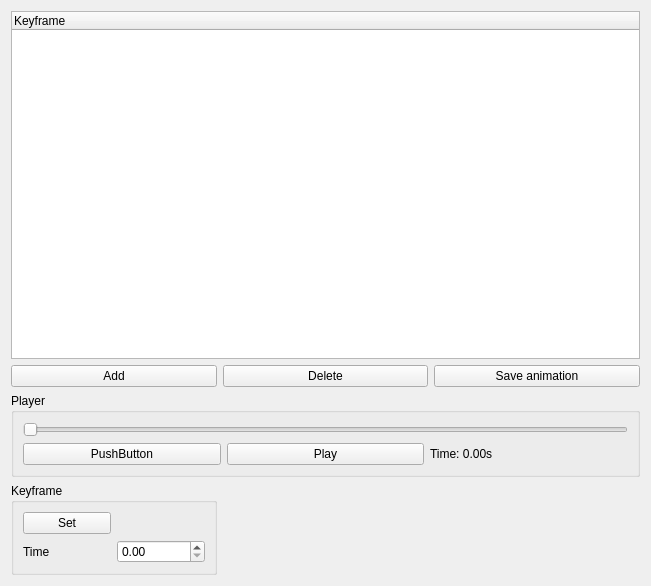
<?xml version="1.0" encoding="UTF-8"?>
<ui version="4.0">
 <class>CameraAnimationDialog</class>
 <widget class="QWidget" name="CameraAnimationDialog">
  <property name="geometry">
   <rect>
    <x>0</x>
    <y>0</y>
    <width>651</width>
    <height>586</height>
   </rect>
  </property>
  <property name="windowTitle">
   <string>Form</string>
  </property>
  <layout class="QGridLayout" name="gridLayout_2">
   <item row="2" column="0" colspan="3">
    <widget class="QGroupBox" name="groupBox">
     <property name="title">
      <string>Player</string>
     </property>
     <layout class="QGridLayout" name="gridLayout">
      <item row="2" column="0">
       <widget class="QPushButton" name="pushButton_4">
        <property name="text">
         <string>PushButton</string>
        </property>
       </widget>
      </item>
      <item row="2" column="1">
       <widget class="QPushButton" name="pushButton_2">
        <property name="text">
         <string>Play</string>
        </property>
       </widget>
      </item>
      <item row="2" column="2">
       <widget class="QLabel" name="label">
        <property name="text">
         <string>Time: 0.00s</string>
        </property>
       </widget>
      </item>
      <item row="1" column="0" colspan="3">
       <widget class="QSlider" name="horizontalSlider">
        <property name="orientation">
         <enum>Qt::Horizontal</enum>
        </property>
       </widget>
      </item>
     </layout>
    </widget>
   </item>
   <item row="0" column="0" colspan="3">
    <widget class="QTreeWidget" name="treeWidget">
     <column>
      <property name="text">
       <string>Keyframe</string>
      </property>
     </column>
    </widget>
   </item>
   <item row="1" column="0">
    <widget class="QPushButton" name="pushButton">
     <property name="text">
      <string>Add</string>
     </property>
    </widget>
   </item>
   <item row="1" column="1">
    <widget class="QPushButton" name="pushButton_3">
     <property name="text">
      <string>Delete</string>
     </property>
    </widget>
   </item>
   <item row="3" column="0">
    <widget class="QGroupBox" name="keyframeGroup">
     <property name="title">
      <string>Keyframe</string>
     </property>
     <layout class="QGridLayout" name="gridLayout_3">
      <item row="1" column="1">
       <widget class="QDoubleSpinBox" name="time"/>
      </item>
      <item row="1" column="0">
       <widget class="QLabel" name="label_2">
        <property name="text">
         <string>Time</string>
        </property>
       </widget>
      </item>
      <item row="0" column="0">
       <widget class="QPushButton" name="pushButton_5">
        <property name="text">
         <string>Set</string>
        </property>
       </widget>
      </item>
     </layout>
    </widget>
   </item>
   <item row="1" column="2">
    <widget class="QPushButton" name="pushButton_6">
     <property name="text">
      <string>Save animation</string>
     </property>
    </widget>
   </item>
  </layout>
 </widget>
 <resources/>
 <connections>
  <connection>
   <sender>pushButton</sender>
   <signal>clicked()</signal>
   <receiver>CameraAnimationDialog</receiver>
   <slot>onKeyframeAdd()</slot>
   <hints>
    <hint type="sourcelabel">
     <x>128</x>
     <y>392</y>
    </hint>
    <hint type="destinationlabel">
     <x>579</x>
     <y>471</y>
    </hint>
   </hints>
  </connection>
  <connection>
   <sender>pushButton_5</sender>
   <signal>clicked()</signal>
   <receiver>CameraAnimationDialog</receiver>
   <slot>onKeyframeSet()</slot>
   <hints>
    <hint type="sourcelabel">
     <x>81</x>
     <y>527</y>
    </hint>
    <hint type="destinationlabel">
     <x>320</x>
     <y>567</y>
    </hint>
   </hints>
  </connection>
  <connection>
   <sender>time</sender>
   <signal>valueChanged(double)</signal>
   <receiver>CameraAnimationDialog</receiver>
   <slot>onKeyframeTimeSet(double)</slot>
   <hints>
    <hint type="sourcelabel">
     <x>168</x>
     <y>554</y>
    </hint>
    <hint type="destinationlabel">
     <x>334</x>
     <y>525</y>
    </hint>
   </hints>
  </connection>
  <connection>
   <sender>treeWidget</sender>
   <signal>activated(QModelIndex)</signal>
   <receiver>CameraAnimationDialog</receiver>
   <slot>onKeyframeSelected()</slot>
   <hints>
    <hint type="sourcelabel">
     <x>104</x>
     <y>80</y>
    </hint>
    <hint type="destinationlabel">
     <x>224</x>
     <y>1</y>
    </hint>
   </hints>
  </connection>
  <connection>
   <sender>pushButton_2</sender>
   <signal>clicked()</signal>
   <receiver>CameraAnimationDialog</receiver>
   <slot>onPlay()</slot>
   <hints>
    <hint type="sourcelabel">
     <x>333</x>
     <y>470</y>
    </hint>
    <hint type="destinationlabel">
     <x>489</x>
     <y>397</y>
    </hint>
   </hints>
  </connection>
  <connection>
   <sender>pushButton_6</sender>
   <signal>clicked()</signal>
   <receiver>CameraAnimationDialog</receiver>
   <slot>onAnimationSave()</slot>
   <hints>
    <hint type="sourcelabel">
     <x>565</x>
     <y>387</y>
    </hint>
    <hint type="destinationlabel">
     <x>626</x>
     <y>405</y>
    </hint>
   </hints>
  </connection>
 </connections>
 <slots>
  <slot>onKeyframeAdd()</slot>
  <slot>onKeyframeSet()</slot>
  <slot>onKeyframeTimeSet(double)</slot>
  <slot>onKeyframeSelected()</slot>
  <slot>onPlay()</slot>
  <slot>onAnimationSave()</slot>
 </slots>
</ui>
